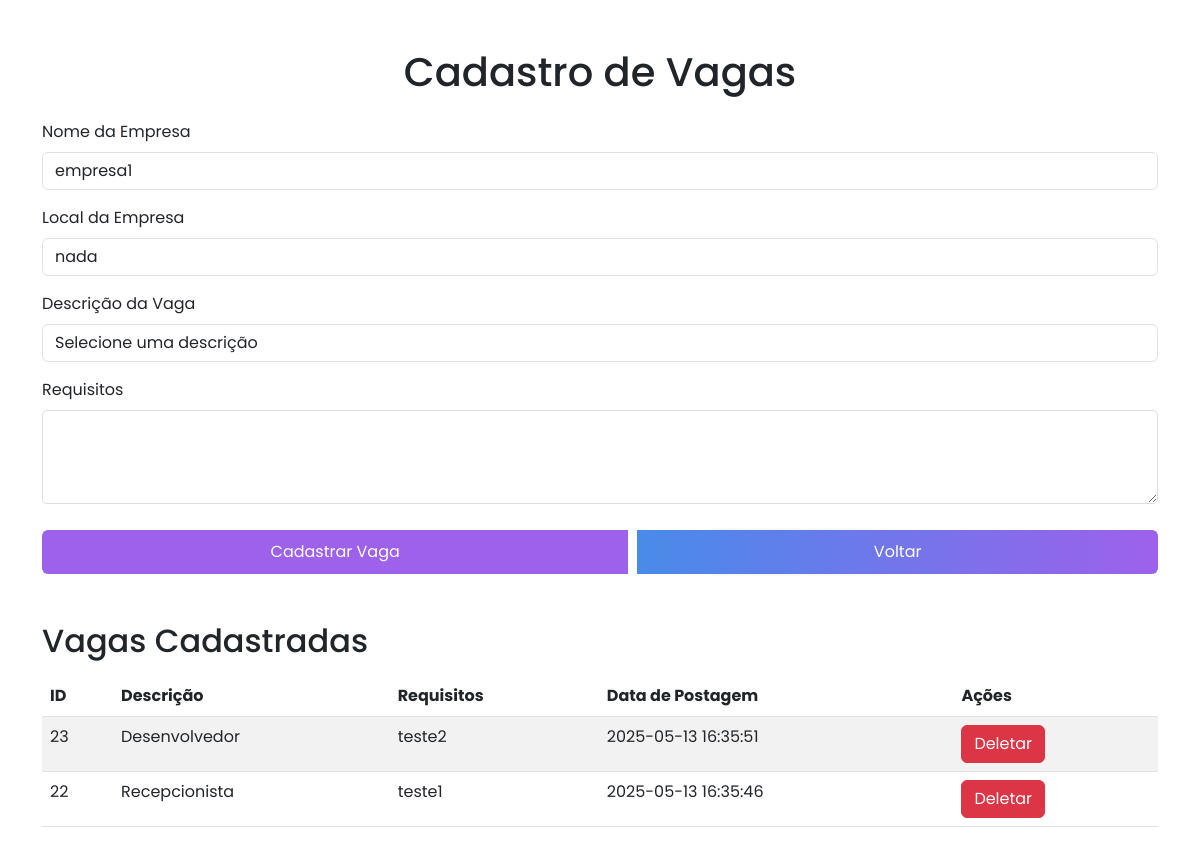
Screenshot of /login/cadastrar_vaga.php (signed in) with the database file from the repository.
### tables this page shows
CREATE TABLE `vagas` (
  `id` int(11) NOT NULL,
  `empresa_id` int(11) NOT NULL,
  `descricao` text NOT NULL,
  `requisitos` text DEFAULT NULL,
  `data_postagem` timestamp NOT NULL DEFAULT current_timestamp()
);

### login/cadastrar_vaga.php (the view, shortened to what this page needs)
<?php
require_once("../conexao.php");
if (isset($_SESSION['usuario'])) {
    $empresa_nome = isset($_SESSION['usuario']['nome_empresa']) ? $_SESSION['usuario']['nome_empresa'] : 'Nome não disponível';
    $empresa_local = isset($_SESSION['usuario']['endereco_empresa']) ? $_SESSION['usuario']['endereco_empresa'] : 'Endereço não disponível';
    $empresa_id = isset($_SESSION['usuario']['id']) ? $_SESSION['usuario']['id'] : null;
} else {
    header("Location: /projeto_rh/login/login.php");
    exit;
}
$sql = "SELECT * FROM vagas WHERE empresa_id = :empresa_id ORDER BY data_postagem DESC";
$stmt = $pdo->prepare($sql);
$stmt->bindParam(':empresa_id', $empresa_id, PDO::PARAM_INT);
$stmt->execute();
$vagas = $stmt->fetchAll(PDO::FETCH_ASSOC);
?>
<!DOCTYPE html>
<html lang="pt-br">
<head>
    <link rel="stylesheet" href="https://cdn.jsdelivr.net/npm/bootstrap@5.3.0/dist/css/bootstrap.min.css">
</head>
<body>
    <div class="container mt-5">
        <h1 class="text-center">Cadastro de Vagas</h1>
        <form action="" method="POST" class="my-4">
            <div class="mb-3">
                <label for="nome_empresa" class="form-label">Nome da Empresa</label>
                <input type="text" class="form-control" id="nome_empresa" name="nome_empresa" value="<?php echo $empresa_nome; ?>" readonly>
            </div>
            <div class="mb-3">
                <label for="local_empresa" class="form-label">Local da Empresa</label>
                <input type="text" class="form-control" id="local_empresa" name="local_empresa" value="<?php echo $empresa_local; ?>" readonly>
            </div>
            <div class="mb-3">
                <label for="descricao" class="form-label">Descrição da Vaga</label>
                <select class="form-control" id="descricao" name="descricao" required>
                    <option value="">Selecione uma descrição</option>
                </select>
            </div>
            <div class="mb-3">
                <label for="requisitos" class="form-label">Requisitos</label>
                <textarea class="form-control" id="requisitos" name="requisitos" rows="3" oninput="updateWords()"></textarea>
            </div>
            <div class="btn-group">
                <button type="submit" class="btn btn-primary">Cadastrar Vaga</button>
                <a href="/projeto_rh/empresa/pagina-empresa log.php" class="btn btn-secondary btn-back">Voltar</a>
            </div>
        </form>
        <h2 class="mt-5">Vagas Cadastradas</h2>
        <table class="table table-striped mt-3">
            <thead>
                <tr>
                    <th>ID</th>
                    <th>Descrição</th>
                    <th>Requisitos</th>
                    <th>Data de Postagem</th>
                    <th>Ações</th>
                </tr>
            </thead>
            <tbody>
                <?php
                if ($vagas) {
                    foreach ($vagas as $vaga) {
                        echo "<tr>
                                <td>{$vaga['id']}</td>
                                <td>{$vaga['descricao']}</td>
                                <td>{$vaga['requisitos']}</td>
                                <td>{$vaga['data_postagem']}</td>
                                <td>
                                    <a href=\"?delete_id={$vaga['id']}\" class=\"btn btn-danger\">Deletar</a>
                                </td>
                              </tr>";
                    }
                } else {
                    echo "<tr><td colspan='5' class='text-center'>Nenhuma vaga cadastrada.</td></tr>";
                }
                ?>
            </tbody>
        </table>
    </div>
</body>
</html>

### login/cadastrar_vaga.php (style rules this page uses)
* { margin: 0; padding: 0; box-sizing: border-box; font-family: "Poppins", sans-serif; }
body { font-family: Arial, sans-serif; }
#requisitos { width: 100%; padding: 10px; border: 1px solid #ddd; border-radius: 5px; margin-bottom: 10px; font-size: 16px; }
.btn-group { display: flex; gap: 10px; }
.btn-back { text-decoration: none; color: white; background: linear-gradient(to right, #488BE8,#9D61EA); padding: 10px 20px; transition: .3s all ease-in-out; border:none; }
.btn-primary { background-color: #9D61EA; border:none; transition: .3s all ease-in-out; }
.btn.btn-danger { transition: .3s all ease-in-out; }

### rows the page displays
vagas: id "23", descricao "Desenvolvedor", requisitos "teste2", data_postagem "2025-05-13 16:35:51"
vagas: id "22", descricao "Recepcionista", requisitos "teste1", data_postagem "2025-05-13 16:35:46"
